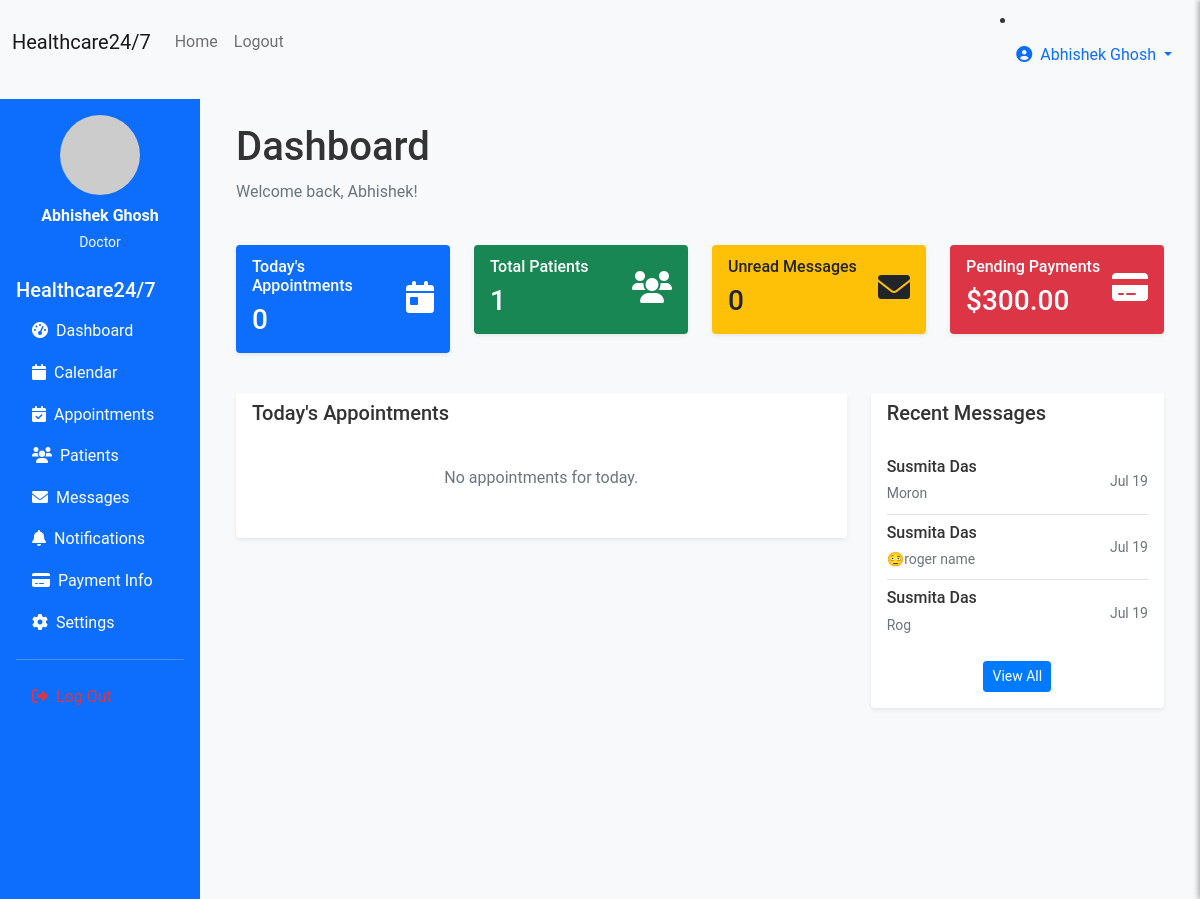
/staff/dashboard (signed in), run on the app's committed database.
### models.py (models this page shows, shortened)
class User(UserMixin, db.Model):
    __tablename__ = 'users'
    id = db.Column(db.Integer, primary_key=True)
    username = db.Column(db.String(80), unique=True, nullable=False)
    email = db.Column(db.String(120), unique=True, nullable=False)
    password_hash = db.Column(db.String(256), nullable=False)
    first_name = db.Column(db.String(50), nullable=False)
    last_name = db.Column(db.String(50), nullable=False)
    phone = db.Column(db.String(20))
    address = db.Column(db.Text)
    date_of_birth = db.Column(db.Date)
    gender = db.Column(db.String(10))
    user_type = db.Column(db.String(20), nullable=False, default='patient')
    specialty = db.Column(db.String(100))  # For doctors
    license_number = db.Column(db.String(50))  # For medical staff
    department = db.Column(db.String(100))
    profile_picture = db.Column(db.String(200))
    is_active = db.Column(db.Boolean, default=True)
    created_at = db.Column(db.DateTime, default=datetime.utcnow)
    updated_at = db.Column(db.DateTime, default=datetime.utcnow, onupdate=datetime.utcnow)
    patient_appointments = db.relationship('Appointment', foreign_keys='Appointment.patient_id', backref='patient', lazy='dynamic')
    doctor_appointments = db.relationship('Appointment', foreign_keys='Appointment.doctor_id', backref='doctor', lazy='dynamic')
    sent_messages = db.relationship('Message', foreign_keys='Message.sender_id', backref='sender', lazy='dynamic')
    received_messages = db.relationship('Message', foreign_keys='Message.recipient_id', backref='recipient', lazy='dynamic')
    medical_records = db.relationship('MedicalRecord', backref='patient', lazy='dynamic', foreign_keys='MedicalRecord.patient_id')
    @property
    def full_name(self):
        return f"{self.first_name} {self.last_name}"
    def is_staff(self):
        return self.user_type in ['doctor', 'nurse', 'admin']

class Message(db.Model):
    __tablename__ = 'messages'
    id = db.Column(db.Integer, primary_key=True)
    sender_id = db.Column(db.Integer, db.ForeignKey('users.id'), nullable=False)
    recipient_id = db.Column(db.Integer, db.ForeignKey('users.id'), nullable=False)
    subject = db.Column(db.String(200))
    content = db.Column(db.Text, nullable=False)
    is_read = db.Column(db.Boolean, default=False)
    read_at = db.Column(db.DateTime)
    created_at = db.Column(db.DateTime, default=datetime.utcnow)

### routes.py (the view)
@app.route('/staff/dashboard')
@login_required
def staff_dashboard():
    if not current_user.is_staff():
        return redirect(url_for('patient_dashboard'))
    stats = get_dashboard_stats(current_user)
    today = datetime.utcnow().date()
    todays_appointments = Appointment.query.filter(
        and_(Appointment.doctor_id == current_user.id,
             func.date(Appointment.appointment_date) == today)
    ).order_by(Appointment.appointment_date).all()
    recent_messages = Message.query.filter_by(recipient_id=current_user.id)\
        .order_by(Message.created_at.desc()).limit(5).all()
    return render_template('staff_dashboard.html',
                         stats=stats,
                         appointments=todays_appointments,
                         messages=recent_messages)

### app.py (called while the page is built)
@login_manager.user_loader
def load_user(user_id):
    from models import User
    return User.query.get(int(user_id))

### templates/staff_dashboard.html (shortened to what this page needs)
{% extends "base.html" %}
{% block content %}
<div class="container-fluid">
    <div class="row">
        <div class="col-md-3 col-lg-2 px-0">
            <div class="bg-primary text-white min-vh-100 p-3">
                <div class="text-center mb-4">
                    <img src="https://via.placeholder.com/80" alt="Profile" class="rounded-circle mb-2" width="80" height="80">
                    <div class="fw-bold">{{ current_user.full_name }}</div>
                    <small class="text-light">{{ current_user.user_type.title() }}</small>
                </div>
                <h5>Healthcare24/7</h5>
                <nav class="nav flex-column">
                    <a class="nav-link text-white active" href="{{ url_for('staff_dashboard') }}">
                        <i class="fas fa-tachometer-alt me-2"></i>Dashboard
                    </a>
                    <a class="nav-link text-white" href="{{ url_for('staff_calendar') }}">
                        <i class="fas fa-calendar me-2"></i>Calendar
                    </a>
                    <a class="nav-link text-white" href="{{ url_for('staff_appointments') }}">
                        <i class="fas fa-calendar-check me-2"></i>Appointments
                    </a>
                    <a class="nav-link text-white" href="{{ url_for('staff_patients') }}">
                        <i class="fas fa-users me-2"></i>Patients
                    </a>
                    <a class="nav-link text-white" href="{{ url_for('staff_messages') }}">
                        <i class="fas fa-envelope me-2"></i>Messages
                    </a>
                    <a class="nav-link text-white" href="{{ url_for('staff_notifications') }}">
                        <i class="fas fa-bell me-2"></i>Notifications
                    </a>
                    <a class="nav-link text-white" href="{{ url_for('staff_payment_info') }}">
                        <i class="fas fa-credit-card me-2"></i>Payment Info
                    </a>
                    <a class="nav-link text-white" href="{{ url_for('staff_settings') }}">
                        <i class="fas fa-cog me-2"></i>Settings
                    </a>
                    <hr class="text-white">
                    <a class="nav-link text-danger" href="{{ url_for('logout') }}">
                        <i class="fas fa-sign-out-alt me-2"></i>Log Out
                    </a>
                </nav>
            </div>
        </div>
        <div class="col-md-9 col-lg-10">
            <div class="p-4">
                <div class="row mb-4">
                    <div class="col">
                        <h1>Dashboard</h1>
                        <p class="text-muted">Welcome back, {{ current_user.first_name }}!</p>
                    </div>
                </div>
                <div class="row mb-4">
                    <div class="col-md-3 mb-3">
                        <div class="card border-0 shadow-sm bg-primary text-white">
                            <div class="card-body">
                                <div class="d-flex justify-content-between align-items-center">
                                    <div>
                                        <h6 class="card-subtitle mb-2">Today's Appointments</h6>
                                        <h3 class="card-title mb-0">{{ stats.todays_appointments or 0 }}</h3>
                                    </div>
                                    <div>
                                        <i class="fas fa-calendar-day fa-2x"></i>
                                    </div>
                                </div>
                            </div>
                        </div>
                    </div>
                    <div class="col-md-3 mb-3">
                        <div class="card border-0 shadow-sm bg-success text-white">
                            <div class="card-body">
                                <div class="d-flex justify-content-between align-items-center">
                                    <div>
                                        <h6 class="card-subtitle mb-2">Total Patients</h6>
                                        <h3 class="card-title mb-0">{{ stats.total_patients or 0 }}</h3>
                                    </div>
                                    <div>
                                        <i class="fas fa-users fa-2x"></i>
                                    </div>
                                </div>
                            </div>
                        </div>
                    </div>
                    <div class="col-md-3 mb-3">
                        <div class="card border-0 shadow-sm bg-warning text-dark">
                            <div class="card-body">
                                <div class="d-flex justify-content-between align-items-center">
                                    <div>
                                        <h6 class="card-subtitle mb-2">Unread Messages</h6>
                                        <h3 class="card-title mb-0">{{ stats.unread_messages or 0 }}</h3>
                                    </div>
                                    <div>
                                        <i class="fas fa-envelope fa-2x"></i>
                                    </div>
                                </div>
                            </div>
                        </div>
                    </div>
                    <div class="col-md-3 mb-3">
                        <div class="card border-0 shadow-sm bg-danger text-white">
                            <div class="card-body">
                                <div class="d-flex justify-content-between align-items-center">
                                    <div>
                                        <h6 class="card-subtitle mb-2">Pending Payments</h6>
                                        <h3 class="card-title mb-0">${{ "%.2f"|format(stats.pending_payments or 0) }}</h3>
                                    </div>
                                    <div>
                                        <i class="fas fa-credit-card fa-2x"></i>
                                    </div>
                                </div>
                            </div>
                        </div>
                    </div>
                </div>
                <div class="row">
                    <div class="col-md-8 mb-4">
                        <div class="card border-0 shadow-sm">
                            <div class="card-header bg-white border-0">
                                <h5 class="mb-0">Today's Appointments</h5>
                            </div>
                            <div class="card-body">
                                {% if appointments %}
                                    {% for appointment in appointments %}
                                    <div class="d-flex justify-content-between align-items-center py-2 {% if not loop.last %}border-bottom{% endif %}">
                                        <div>
                                            <h6 class="mb-1">{{ appointment.patient.full_name }}</h6>
                                            <small class="text-muted">{{ appointment.reason }}</small>
                                        </div>
                                        <div class="text-end">
                                            <div class="text-muted small">{{ appointment.appointment_date.strftime('%I:%M %p') }}</div>
                                            <span class="badge bg-{{ 'success' if appointment.status == 'confirmed' else 'warning' }}">{{ appointment.status.title() }}</span>
                                        </div>
                                    </div>
                                    {% endfor %}
                                {% else %}
                                    <p class="text-muted text-center py-3">No appointments for today.</p>
                                {% endif %}
                            </div>
                        </div>
                    </div>
                    <div class="col-md-4 mb-4">
                        <div class="card border-0 shadow-sm">
                            <div class="card-header bg-white border-0">
                                <h5 class="mb-0">Recent Messages</h5>
                            </div>
                            <div class="card-body">
                                {% if messages %}
                                    {% for message in messages %}
                                    <div class="d-flex justify-content-between align-items-center py-2 {% if not loop.last %}border-bottom{% endif %}">
                                        <div class="flex-grow-1">
                                            <h6 class="mb-1 text-truncate">{{ message.sender.full_name }}</h6>
                                            <small class="text-muted">{{ message.subject|truncate(30) }}</small>
                                        </div>
                                        <div class="text-end">
                                            <small class="text-muted">{{ message.created_at.strftime('%b %d') }}</small>
                                        </div>
                                    </div>
                                    {% endfor %}
                                {% else %}
                                    <p class="text-muted text-center py-3">No messages found.</p>
                                {% endif %}
                                <div class="text-center mt-3">
                                    <a href="{{ url_for('staff_messages') }}" class="btn btn-primary btn-sm">View All</a>
                                </div>
                            </div>
                        </div>
                    </div>
                </div>
            </div>
        </div>
    </div>
</div>
{% endblock %}

### templates/base.html (shortened to what this page needs)
<!DOCTYPE html>
<html lang="en">
<head>
    <link href="https://cdn.jsdelivr.net/npm/bootstrap@5.1.3/dist/css/bootstrap.min.css" rel="stylesheet" />
    <link rel="stylesheet" href="https://cdnjs.cloudflare.com/ajax/libs/font-awesome/6.0.0/css/all.min.css" />
    <link rel="stylesheet" href="{{ url_for('static', filename='css/styles.css') }}" />
</head>
<body>
    <nav class="navbar navbar-expand-lg navbar-light bg-light mb-3">
        <div class="container-fluid">
            <a class="navbar-brand" href="{{ url_for('index') }}">Healthcare24/7</a>
            <div class="collapse navbar-collapse" id="navbarSupportedContent">
                <ul class="navbar-nav me-auto mb-2 mb-lg-0">
                    {% if current_user.is_authenticated %}
                        <li class="nav-item">
                            <a class="nav-link" href="{{ url_for('index') }}">Home</a>
                        </li>
                        <li class="nav-item">
                            <a class="nav-link" href="{{ url_for('logout') }}">Logout</a>
                        </li>
                    {% endif %}
                </ul>
                {% if current_user.is_authenticated %}
                <li class="nav-item dropdown">
                    <a class="nav-link dropdown-toggle" href="javascript:void(0);" id="userDropdown" role="button" data-bs-toggle="dropdown" aria-expanded="false">
                        <i class="fas fa-user-circle me-1"></i> {{ current_user.full_name }}
                    </a>
                </li>
                {% endif %}
            </div>
        </div>
    </nav>
    {% block content %}{% endblock %}
</body>
</html>

### static/css/styles.css (style rules this page uses)
* { box-sizing: border-box; margin: 0; padding: 0; }
body { font-family: 'Roboto', Arial, sans-serif; background-color: #f8f9fa; color: #333; line-height: 1.6; }
.card { transition: transform 0.2s ease, box-shadow 0.2s ease; }
.btn-primary { background-color: #007bff; border-color: #007bff; }

### data on the page
User: full_name "Abhishek Ghosh", user_type "Doctor", first_name "Abhishek"
Message: sender.full_name "Susmita Das", subject "Moron", created_at "Jul 19"
Message: sender.full_name "Susmita Das", subject "🫩roger name", created_at "Jul 19"
Message: sender.full_name "Susmita Das", subject "Rog", created_at "Jul 19"

### other printed values
{{ stats.todays_appointments or 0 }} "0"
{{ stats.total_patients or 0 }} "1"
{{ stats.unread_messages or 0 }} "0"
{{ "%.2f"|format(stats.pending_payments or 0) }} "300.00"
